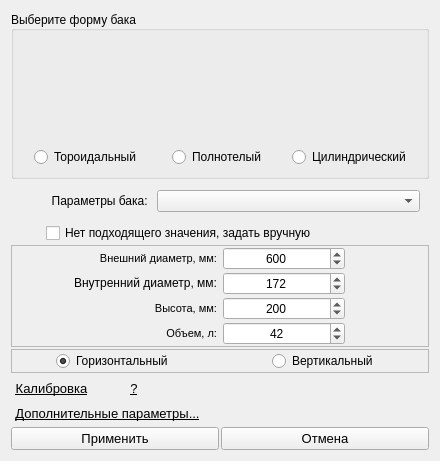
      <widget class="QWidget" name="tab">
       <property name="sizePolicy">
        <sizepolicy hsizetype="Maximum" vsizetype="Minimum">
         <horstretch>0</horstretch>
         <verstretch>0</verstretch>
        </sizepolicy>
       </property>
       <attribute name="title">
        <string>Параметры</string>
       </attribute>
       <layout class="QVBoxLayout" name="verticalLayout_2" stretch="0,0,0,0,0,0,0,0,0">
        <property name="spacing">
         <number>2</number>
        </property>
        <property name="sizeConstraint">
         <enum>QLayout::SetMinimumSize</enum>
        </property>
        <item>
         <widget class="QGroupBox" name="groupBox_2">
          <property name="sizePolicy">
           <sizepolicy hsizetype="Minimum" vsizetype="Minimum">
            <horstretch>0</horstretch>
            <verstretch>0</verstretch>
           </sizepolicy>
          </property>
          <property name="minimumSize">
           <size>
            <width>0</width>
            <height>100</height>
           </size>
          </property>
          <property name="title">
           <string>Выберите форму бака</string>
          </property>
          <property name="alignment">
           <set>Qt::AlignLeading|Qt::AlignLeft|Qt::AlignVCenter</set>
          </property>
          <layout class="QGridLayout" name="gridLayout">
           <property name="sizeConstraint">
            <enum>QLayout::SetMinimumSize</enum>
           </property>
           <property name="spacing">
            <number>2</number>
           </property>
           <item row="0" column="2">
            <widget class="QLabel" name="label_image_3">
             <property name="minimumSize">
              <size>
               <width>130</width>
               <height>105</height>
              </size>
             </property>
             <property name="text">
              <string/>
             </property>
             <property name="alignment">
              <set>Qt::AlignCenter</set>
             </property>
            </widget>
           </item>
           <item row="0" column="0">
            <widget class="QLabel" name="label_image_1">
             <property name="sizePolicy">
              <sizepolicy hsizetype="Preferred" vsizetype="Minimum">
               <horstretch>0</horstretch>
               <verstretch>0</verstretch>
              </sizepolicy>
             </property>
             <property name="minimumSize">
              <size>
               <width>130</width>
               <height>105</height>
              </size>
             </property>
             <property name="text">
              <string/>
             </property>
             <property name="alignment">
              <set>Qt::AlignCenter</set>
             </property>
            </widget>
           </item>
           <item row="2" column="2" alignment="Qt::AlignHCenter">
            <widget class="QRadioButton" name="radioButton_F3">
             <property name="text">
              <string>Цилиндрический</string>
             </property>
            </widget>
           </item>
           <item row="2" column="0" alignment="Qt::AlignHCenter">
            <widget class="QRadioButton" name="radioButton_F1">
             <property name="sizePolicy">
              <sizepolicy hsizetype="Minimum" vsizetype="Minimum">
               <horstretch>0</horstretch>
               <verstretch>0</verstretch>
              </sizepolicy>
             </property>
             <property name="minimumSize">
              <size>
               <width>0</width>
               <height>0</height>
              </size>
             </property>
             <property name="text">
              <string>Тороидальный</string>
             </property>
             <property name="checked">
              <bool>false</bool>
             </property>
            </widget>
           </item>
           <item row="2" column="1" alignment="Qt::AlignHCenter">
            <widget class="QRadioButton" name="radioButton_F2">
             <property name="text">
              <string>Полнотелый</string>
             </property>
            </widget>
           </item>
           <item row="0" column="1">
            <widget class="QLabel" name="label_image_2">
             <property name="minimumSize">
              <size>
               <width>130</width>
               <height>105</height>
              </size>
             </property>
             <property name="text">
              <string/>
             </property>
             <property name="alignment">
              <set>Qt::AlignCenter</set>
             </property>
            </widget>
           </item>
          </layout>
         </widget>
        </item>
        <item>
         <widget class="QWidget" name="widget_combo" native="true">
          <property name="sizePolicy">
           <sizepolicy hsizetype="Expanding" vsizetype="Preferred">
            <horstretch>0</horstretch>
            <verstretch>0</verstretch>
           </sizepolicy>
          </property>
          <layout class="QHBoxLayout" name="horizontalLayout_8" stretch="1,2">
           <property name="sizeConstraint">
            <enum>QLayout::SetMinimumSize</enum>
           </property>
           <item>
            <widget class="QLabel" name="label_2">
             <property name="text">
              <string>&lt;html&gt;&lt;head/&gt;&lt;body&gt;&lt;p align=&quot;right&quot;&gt;Параметры бака: &lt;/p&gt;&lt;/body&gt;&lt;/html&gt;</string>
             </property>
            </widget>
           </item>
           <item>
            <widget class="QComboBox" name="comboBox_Param">
             <property name="sizePolicy">
              <sizepolicy hsizetype="Preferred" vsizetype="Minimum">
               <horstretch>0</horstretch>
               <verstretch>0</verstretch>
              </sizepolicy>
             </property>
            </widget>
           </item>
          </layout>
         </widget>
        </item>
        <item alignment="Qt::AlignHCenter">
         <widget class="QCheckBox" name="checkBox">
          <property name="text">
           <string>Нет подходящего значения, задать вручную                       </string>
          </property>
         </widget>
        </item>
        <item>
         <widget class="QFrame" name="frame_2">
          <property name="minimumSize">
           <size>
            <width>0</width>
            <height>50</height>
           </size>
          </property>
          <property name="frameShape">
           <enum>QFrame::StyledPanel</enum>
          </property>
          <property name="frameShadow">
           <enum>QFrame::Raised</enum>
          </property>
          <layout class="QVBoxLayout" name="verticalLayout_5">
           <property name="sizeConstraint">
            <enum>QLayout::SetMinimumSize</enum>
           </property>
           <property name="leftMargin">
            <number>1</number>
           </property>
           <property name="topMargin">
            <number>1</number>
           </property>
           <property name="rightMargin">
            <number>1</number>
           </property>
           <property name="bottomMargin">
            <number>1</number>
           </property>
           <item>
            <layout class="QHBoxLayout" name="horizontalLayout_6" stretch="5,3,2">
             <property name="sizeConstraint">
              <enum>QLayout::SetMinimumSize</enum>
             </property>
             <item>
              <layout class="QVBoxLayout" name="verticalLayout_9">
               <property name="spacing">
                <number>2</number>
               </property>
               <property name="leftMargin">
                <number>0</number>
               </property>
               <item>
                <widget class="QLabel" name="label_10">
                 <property name="sizePolicy">
                  <sizepolicy hsizetype="Minimum" vsizetype="Minimum">
                   <horstretch>0</horstretch>
                   <verstretch>0</verstretch>
                  </sizepolicy>
                 </property>
                 <property name="text">
                  <string>&lt;!DOCTYPE HTML PUBLIC &quot;-//W3C//DTD HTML 4.0//EN&quot; &quot;http://www.w3.org/TR/REC-html40/strict.dtd&quot;&gt;
&lt;html&gt;&lt;head&gt;&lt;meta name=&quot;qrichtext&quot; content=&quot;1&quot; /&gt;&lt;style type=&quot;text/css&quot;&gt;
p, li { white-space: pre-wrap; }
&lt;/style&gt;&lt;/head&gt;&lt;body style=&quot; font-family:'MS Shell Dlg 2'; font-size:8pt; font-weight:400; font-style:normal;&quot;&gt;
&lt;p align=&quot;right&quot; style=&quot; margin-top:0px; margin-bottom:0px; margin-left:0px; margin-right:0px; -qt-block-indent:0; text-indent:0px;&quot;&gt;&lt;span style=&quot; font-size:8.25pt;&quot;&gt;Внешний диаметр, мм:&lt;/span&gt;&lt;/p&gt;&lt;/body&gt;&lt;/html&gt;</string>
                 </property>
                </widget>
               </item>
               <item>
                <widget class="QLabel" name="label_DI">
                 <property name="text">
                  <string>&lt;html&gt;&lt;head/&gt;&lt;body&gt;&lt;p align=&quot;right&quot;&gt;Внутренний диаметр, мм:&lt;/p&gt;&lt;/body&gt;&lt;/html&gt;</string>
                 </property>
                </widget>
               </item>
               <item>
                <widget class="QLabel" name="label_9">
                 <property name="sizePolicy">
                  <sizepolicy hsizetype="Minimum" vsizetype="Minimum">
                   <horstretch>0</horstretch>
                   <verstretch>0</verstretch>
                  </sizepolicy>
                 </property>
                 <property name="font">
                  <font>
                   <pointsize>8</pointsize>
                  </font>
                 </property>
                 <property name="text">
                  <string>&lt;!DOCTYPE HTML PUBLIC &quot;-//W3C//DTD HTML 4.0//EN&quot; &quot;http://www.w3.org/TR/REC-html40/strict.dtd&quot;&gt;
&lt;html&gt;&lt;head&gt;&lt;meta name=&quot;qrichtext&quot; content=&quot;1&quot; /&gt;&lt;style type=&quot;text/css&quot;&gt;
p, li { white-space: pre-wrap; }
&lt;/style&gt;&lt;/head&gt;&lt;body style=&quot; font-family:'MS Shell Dlg 2'; font-size:8.25pt; font-weight:400; font-style:normal;&quot;&gt;
&lt;p align=&quot;right&quot; style=&quot; margin-top:0px; margin-bottom:0px; margin-left:0px; margin-right:0px; -qt-block-indent:0; text-indent:0px;&quot;&gt;Высота, мм:&lt;/p&gt;&lt;/body&gt;&lt;/html&gt;</string>
                 </property>
                </widget>
               </item>
               <item>
                <widget class="QLabel" name="label_4">
                 <property name="text">
                  <string>&lt;html&gt;&lt;head/&gt;&lt;body&gt;&lt;p align=&quot;right&quot;&gt;&lt;span style=&quot; font-size:8.25pt;&quot;&gt;Объем, л:&lt;/span&gt;&lt;/p&gt;&lt;/body&gt;&lt;/html&gt;</string>
                 </property>
                </widget>
               </item>
              </layout>
             </item>
             <item>
              <layout class="QVBoxLayout" name="verticalLayout_10">
               <property name="spacing">
                <number>2</number>
               </property>
               <property name="leftMargin">
                <number>0</number>
               </property>
               <item>
                <widget class="QSpinBox" name="spinBox_D">
                 <property name="sizePolicy">
                  <sizepolicy hsizetype="Expanding" vsizetype="Fixed">
                   <horstretch>0</horstretch>
                   <verstretch>0</verstretch>
                  </sizepolicy>
                 </property>
                 <property name="alignment">
                  <set>Qt::AlignCenter</set>
                 </property>
                 <property name="minimum">
                  <number>100</number>
                 </property>
                 <property name="maximum">
                  <number>1000</number>
                 </property>
                 <property name="value">
                  <number>600</number>
                 </property>
                </widget>
               </item>
               <item>
                <widget class="QSpinBox" name="spinBox_DI">
                 <property name="alignment">
                  <set>Qt::AlignCenter</set>
                 </property>
                 <property name="minimum">
                  <number>100</number>
                 </property>
                 <property name="maximum">
                  <number>1000</number>
                 </property>
                 <property name="value">
                  <number>172</number>
                 </property>
                </widget>
               </item>
               <item>
                <widget class="QSpinBox" name="spinBox_H">
                 <property name="sizePolicy">
                  <sizepolicy hsizetype="Expanding" vsizetype="Fixed">
                   <horstretch>0</horstretch>
                   <verstretch>0</verstretch>
                  </sizepolicy>
                 </property>
                 <property name="alignment">
                  <set>Qt::AlignCenter</set>
                 </property>
                 <property name="minimum">
                  <number>100</number>
                 </property>
                 <property name="maximum">
                  <number>1000</number>
                 </property>
                 <property name="value">
                  <number>200</number>
                 </property>
                </widget>
               </item>
               <item>
                <widget class="QSpinBox" name="spinBox_V">
                 <property name="alignment">
                  <set>Qt::AlignCenter</set>
                 </property>
                 <property name="maximum">
                  <number>9999</number>
                 </property>
                 <property name="value">
                  <number>42</number>
                 </property>
                </widget>
               </item>
              </layout>
             </item>
             <item>
              <spacer name="horizontalSpacer_7">
               <property name="orientation">
                <enum>Qt::Horizontal</enum>
               </property>
               <property name="sizeHint" stdset="0">
                <size>
                 <width>20</width>
                 <height>20</height>
                </size>
               </property>
              </spacer>
             </item>
            </layout>
           </item>
          </layout>
         </widget>
        </item>
        <item>
         <widget class="QFrame" name="frame_radio">
          <property name="frameShape">
           <enum>QFrame::StyledPanel</enum>
          </property>
          <property name="frameShadow">
           <enum>QFrame::Raised</enum>
          </property>
          <layout class="QHBoxLayout" name="horizontalLayout_13">
           <property name="leftMargin">
            <number>1</number>
           </property>
           <property name="topMargin">
            <number>1</number>
           </property>
           <property name="rightMargin">
            <number>1</number>
           </property>
           <property name="bottomMargin">
            <number>1</number>
           </property>
           <item alignment="Qt::AlignHCenter">
            <widget class="QRadioButton" name="radioButton_H">
             <property name="text">
              <string>Горизонтальный</string>
             </property>
             <property name="checked">
              <bool>true</bool>
             </property>
            </widget>
           </item>
           <item alignment="Qt::AlignHCenter">
            <widget class="QRadioButton" name="radioButton_V">
             <property name="text">
              <string>Вертикальный</string>
             </property>
             <property name="checked">
              <bool>false</bool>
             </property>
            </widget>
           </item>
          </layout>
         </widget>
        </item>
        <item>
         <spacer name="verticalSpacer_2">
          <property name="orientation">
           <enum>Qt::Vertical</enum>
          </property>
          <property name="sizeType">
           <enum>QSizePolicy::Expanding</enum>
          </property>
          <property name="sizeHint" stdset="0">
           <size>
            <width>20</width>
            <height>2</height>
           </size>
          </property>
         </spacer>
        </item>
        <item>
         <layout class="QHBoxLayout" name="horizontalLayout_5">
          <property name="topMargin">
           <number>0</number>
          </property>
          <item>
           <widget class="QPushButton" name="pb_Kalibrovka">
            <property name="font">
             <font>
              <pointsize>10</pointsize>
              <underline>true</underline>
              <strikeout>false</strikeout>
             </font>
            </property>
            <property name="text">
             <string>Калибровка</string>
            </property>
            <property name="flat">
             <bool>true</bool>
            </property>
           </widget>
          </item>
          <item>
           <widget class="QPushButton" name="pb_Kalibrovka_help">
            <property name="font">
             <font>
              <pointsize>10</pointsize>
              <underline>true</underline>
              <strikeout>false</strikeout>
             </font>
            </property>
            <property name="text">
             <string>?</string>
            </property>
            <property name="flat">
             <bool>true</bool>
            </property>
           </widget>
          </item>
          <item>
           <spacer name="horizontalSpacer_4">
            <property name="orientation">
             <enum>Qt::Horizontal</enum>
            </property>
            <property name="sizeHint" stdset="0">
             <size>
              <width>40</width>
              <height>20</height>
             </size>
            </property>
           </spacer>
          </item>
         </layout>
        </item>
        <item>
         <layout class="QHBoxLayout" name="horizontalLayout">
          <item>
           <widget class="QPushButton" name="pb_Add_Parametr">
            <property name="font">
             <font>
              <pointsize>10</pointsize>
              <underline>true</underline>
              <strikeout>false</strikeout>
             </font>
            </property>
            <property name="text">
             <string>Дополнительные параметры...</string>
            </property>
            <property name="flat">
             <bool>true</bool>
            </property>
           </widget>
          </item>
          <item>
           <spacer name="horizontalSpacer">
            <property name="orientation">
             <enum>Qt::Horizontal</enum>
            </property>
            <property name="sizeHint" stdset="0">
             <size>
              <width>40</width>
              <height>20</height>
             </size>
            </property>
           </spacer>
          </item>
         </layout>
        </item>
        <item>
         <layout class="QHBoxLayout" name="horizontalLayout_3">
          <property name="sizeConstraint">
           <enum>QLayout::SetMinimumSize</enum>
          </property>
          <item>
           <widget class="QPushButton" name="pushButton_2">
            <property name="sizePolicy">
             <sizepolicy hsizetype="Minimum" vsizetype="Minimum">
              <horstretch>0</horstretch>
              <verstretch>0</verstretch>
             </sizepolicy>
            </property>
            <property name="font">
             <font>
              <pointsize>10</pointsize>
             </font>
            </property>
            <property name="autoFillBackground">
             <bool>false</bool>
            </property>
            <property name="text">
             <string>Применить</string>
            </property>
           </widget>
          </item>
          <item>
           <widget class="QPushButton" name="pushButton_3">
            <property name="sizePolicy">
             <sizepolicy hsizetype="Minimum" vsizetype="Minimum">
              <horstretch>0</horstretch>
              <verstretch>0</verstretch>
             </sizepolicy>
            </property>
            <property name="font">
             <font>
              <pointsize>10</pointsize>
             </font>
            </property>
            <property name="text">
             <string>Отмена</string>
            </property>
           </widget>
          </item>
         </layout>
        </item>
       </layout>
      </widget>
